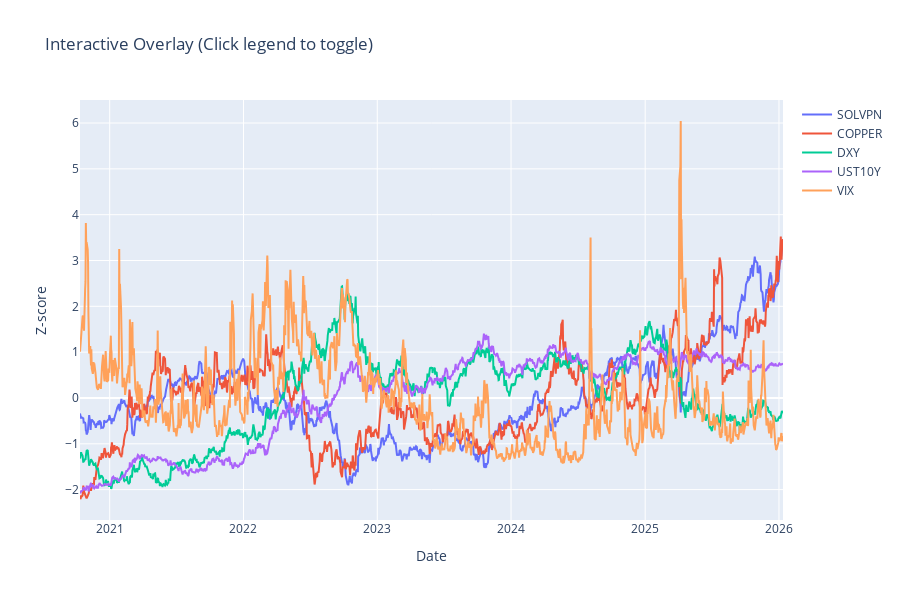

The code cell stored with this chart in its notebook:
### Code cell
import pandas as pd
import plotly.graph_objects as go

# ----------------------------
# 1) Load
# ----------------------------
df = pd.read_csv("./merged_spillover_data.csv")
df["Date"] = pd.to_datetime(df["Date"])
df = df.sort_values("Date")

num_cols = df.select_dtypes(include=["float64", "int64"]).columns.tolist()
num_cols = num_cols[:5]   # 5개만 사용

print("Using columns:", num_cols)

# ----------------------------
# 2) 표준화 (겹쳐 보기 좋게)
# ----------------------------
df_std = df.copy()
for col in num_cols:
    df_std[col] = (df[col] - df[col].mean()) / df[col].std()

# ----------------------------
# 3) Plotly 인터랙티브 그래프
# ----------------------------
fig = go.Figure()

for col in num_cols:
    fig.add_trace(
        go.Scatter(
            x=df_std["Date"],
            y=df_std[col],
            mode="lines",
            name=col
        )
    )

fig.update_layout(
    title="Interactive Overlay (Click legend to toggle)",
    xaxis_title="Date",
    yaxis_title="Z-score",
    height=600,
    hovermode="x unified"
)

fig.show()

### Figure 1 — Plotly figure (JSON) as saved in the notebook; plotly's stock layout.template omitted (floating-point values rounded to 4 significant figures; data arrays with more than 128 entries replaced by an {"elided": "..."} marker saying what was removed)
{"data": [{"mode": "lines", "name": "SOLVPN", "type": "scatter", "x": {"elided": "1326 str values"}, "y": {"elided": "1326 float values"}}, {"mode": "lines", "name": "COPPER", "type": "scatter", "x": {"elided": "1326 str values"}, "y": {"elided": "1326 float values"}}, {"mode": "lines", "name": "DXY", "type": "scatter", "x": {"elided": "1326 str values"}, "y": {"elided": "1326 float values"}}, {"mode": "lines", "name": "UST10Y", "type": "scatter", "x": {"elided": "1326 str values"}, "y": {"elided": "1326 float values"}}, {"mode": "lines", "name": "VIX", "type": "scatter", "x": {"elided": "1326 str values"}, "y": {"elided": "1326 float values"}}], "layout": {"height": 600, "hovermode": "x unified", "title": {"text": "Interactive Overlay (Click legend to toggle)"}, "xaxis": {"title": {"text": "Date"}}, "yaxis": {"title": {"text": "Z-score"}}}}
